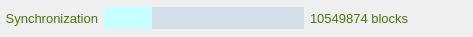
       <widget class="QWidget" name="wStatusBar" native="true">
        <property name="minimumSize">
         <size>
          <width>0</width>
          <height>37</height>
         </size>
        </property>
        <property name="maximumSize">
         <size>
          <width>16777215</width>
          <height>37</height>
         </size>
        </property>
        <property name="styleSheet">
         <string notr="true">#wStatusBar {
	background-color: rgb(70,120,16);
}
QLabel {
	color: rgb(70,120,16);
}</string>
        </property>
        <layout class="QHBoxLayout" name="horizontalLayout_6" stretch="0,1,0,1,0,0,0,0,0">
         <property name="leftMargin">
          <number>0</number>
         </property>
         <property name="topMargin">
          <number>0</number>
         </property>
         <property name="rightMargin">
          <number>0</number>
         </property>
         <property name="bottomMargin">
          <number>0</number>
         </property>
         <item>
          <spacer name="horizontalSpacer_8">
           <property name="orientation">
            <enum>Qt::Horizontal</enum>
           </property>
           <property name="sizeType">
            <enum>QSizePolicy::Fixed</enum>
           </property>
           <property name="sizeHint" stdset="0">
            <size>
             <width>5</width>
             <height>20</height>
            </size>
           </property>
          </spacer>
         </item>
         <item>
          <widget class="QLabel" name="label_12">
           <property name="font">
            <font>
             <pointsize>10</pointsize>
            </font>
           </property>
           <property name="text">
            <string>Synchronization</string>
           </property>
           <property name="alignment">
            <set>Qt::AlignRight|Qt::AlignTrailing|Qt::AlignVCenter</set>
           </property>
          </widget>
         </item>
         <item>
          <widget class="QProgressBar" name="progressBar">
           <property name="minimumSize">
            <size>
             <width>200</width>
             <height>0</height>
            </size>
           </property>
           <property name="styleSheet">
            <string notr="true">QProgressBar {
    border: 0px solid grey;
	background-color: rgb(209,222,231);
}

QProgressBar::chunk {
    background-color: rgb(200, 255, 255);
    /*width: 20px;*/
}</string>
           </property>
           <property name="value">
            <number>24</number>
           </property>
           <property name="textVisible">
            <bool>false</bool>
           </property>
           <property name="format">
            <string/>
           </property>
          </widget>
         </item>
         <item>
          <widget class="QLabel" name="label_13">
           <property name="font">
            <font>
             <pointsize>10</pointsize>
            </font>
           </property>
           <property name="text">
            <string>10549874 blocks</string>
           </property>
          </widget>
         </item>
         <item>
          <spacer name="horizontalSpacer_6">
           <property name="orientation">
            <enum>Qt::Horizontal</enum>
           </property>
           <property name="sizeHint" stdset="0">
            <size>
             <width>20</width>
             <height>20</height>
            </size>
           </property>
          </spacer>
         </item>
         <item>
          <widget class="QLabel" name="label_kimotogravitywell">
           <property name="text">
            <string notr="true"/>
           </property>
           <property name="pixmap">
            <pixmap resource="../res.qrc">:/res/kimotogravitywell_icon_off.png</pixmap>
           </property>
          </widget>
         </item>
         <item>
          <widget class="QLabel" name="label_14">
           <property name="text">
            <string notr="true"/>
           </property>
           <property name="pixmap">
            <pixmap resource="../res.qrc">:/res/connection_1.png</pixmap>
           </property>
          </widget>
         </item>
         <item>
          <widget class="QLabel" name="label_15">
           <property name="text">
            <string/>
           </property>
           <property name="pixmap">
            <pixmap resource="../res.qrc">:/res/sync_1.png</pixmap>
           </property>
          </widget>
         </item>
         <item>
          <spacer name="horizontalSpacer_7">
           <property name="orientation">
            <enum>Qt::Horizontal</enum>
           </property>
           <property name="sizeType">
            <enum>QSizePolicy::Fixed</enum>
           </property>
           <property name="sizeHint" stdset="0">
            <size>
             <width>5</width>
             <height>20</height>
            </size>
           </property>
          </spacer>
         </item>
        </layout>
       </widget>
